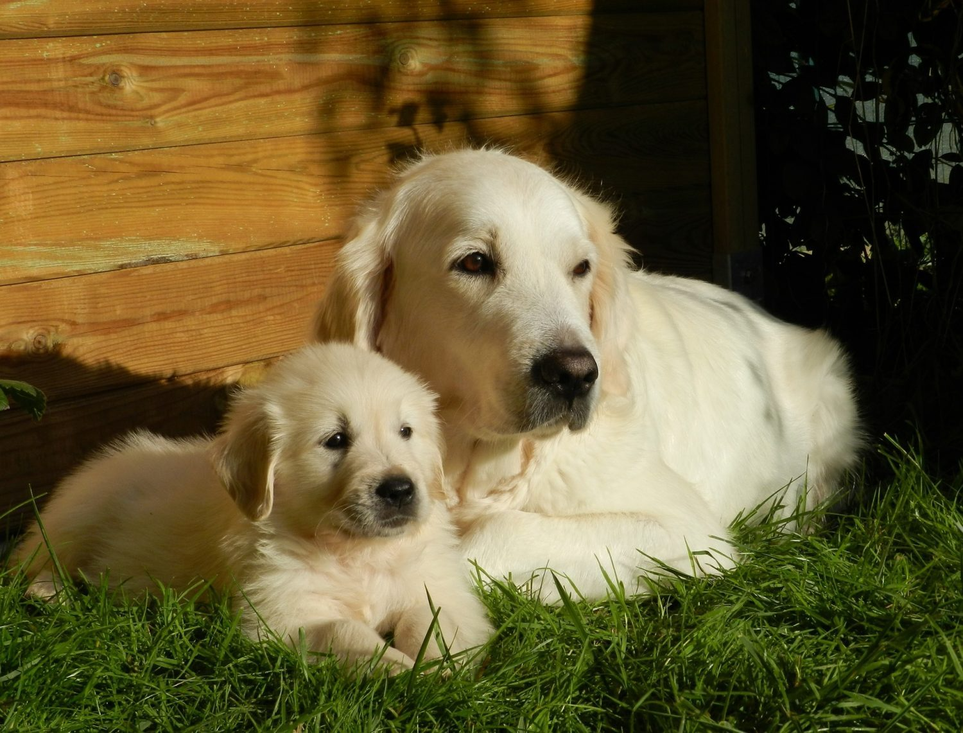
#> input picture images/colordog.png, 963 x 733 px, shrunk from 1500 x 1141 before the run
$ jupyter execute --allow-errors benchmarkCompression.ipynb
#> lines starting #> are read from the running program, lines starting #| are printed output that depends on the picture; long printed decimals are rounded; pictures that were not available may be replaced by others from this repository, and a replacement may not be noted
### CompressedImage.py
import cv2, os
import numpy as np
import pickle, lzma

class CompressedImage:
    def __init__(self, UMatrices: list[np.ndarray], SMatrices: list[np.ndarray], VTMatrices: list[np.ndarray]):
        self.UMatrices: list[np.ndarray] = UMatrices
        self.SMatrices: list[np.ndarray] = SMatrices
        self.VTMatrices: list[np.ndarray] = VTMatrices
        self.num_channels:int = len(UMatrices)

    @classmethod
    def loadImage(self, image: np.ndarray):
        UMatrices: list[np.ndarray] = []
        SMatrices: list[np.ndarray] = []
        VTMatrices: list[np.ndarray] = []
        num_channels:int = image.shape[-1:][0]
        for color_channel in range(num_channels):
            U, s, Vt = np.linalg.svd(image[:,:,color_channel], full_matrices=False)
            UMatrices.append(U)
            SMatrices.append(s)
            VTMatrices.append(Vt)
        return CompressedImage(UMatrices, SMatrices, VTMatrices)

    # [12 lines left out: functions loadImageFile, loadCompressedImage, not called in this run]

    def kthLayer(self, k:int) -> np.ndarray:
        channels: list[np.ndarray] = []
        for color_channel in range(self.num_channels):
            channels.append(self.SMatrices[color_channel][k] * np.outer(self.UMatrices[color_channel][:,k], self.VTMatrices[color_channel][k,:]))
        return np.stack(channels, axis=2)

    # [28 lines left out: functions kLayerApproximation, kLayerApproximationFast, saveImage, not called in this run]

    def maxApproximation(self) -> np.ndarray:
        return self.kLayerApproximation(self.getMaxK())

    def getMaxK(self) -> int:
        return min(self.UMatrices[0].shape[1], self.VTMatrices[0].shape[0])

    def getDim(self) -> tuple[int, int]:
        return (self.UMatrices[0].shape[0], self.VTMatrices[0].shape[1])

    def getNumBytes(self, k = -1) -> int:
        if k == -1:
            k = self.getMaxK()
        numBytes:int = 0
        for color_channel in range(self.num_channels):
            numBytes += self.UMatrices[color_channel][:,:k].nbytes
            numBytes += self.VTMatrices[color_channel][:k,:].nbytes
            numBytes += self.SMatrices[color_channel][:k].nbytes
        return numBytes

    # [30 lines left out: function findK, not called in this run]

### benchmarkCompression.ipynb
[cell 1]
import cv2, os, io
import tarfile, requests
import numpy as np
import matplotlib.pyplot as plt
from CompressedImage import CompressedImage

[cell 2]
url = "https://image-net.org/data/ILSVRC/2017/ILSVRC2017_DET_test_new.tar.gz"
filename = "ILSVRC2017_DET_test_new.tar.gz"

#> (the rest of this cell did not finish here and is left out)

#> (a cell that did not finish here is left out)

[cell 4]
#Converts to np.float32 to avoid underflow
def relativeFrobeniusError(a: np.ndarray, b: np.ndarray) -> float:
    aF = a.astype(np.float32)
    bF = b.astype(np.float32)
    return float(np.linalg.norm(aF - bF) / np.linalg.norm(aF))

[cell 5]
def benchmarkOnImageSVD(image: np.ndarray, benchmarkPoints:list[float]) -> list[float]:
    compressedImage:CompressedImage = CompressedImage.loadImage(image)
    compressionRatios:list[float] = [-1]*len(benchmarkPoints)
    compressionRatioIndex:int = 0
    approximation:np.ndarray = np.zeros(image.shape)
    for k in range(compressedImage.getMaxK()):
        approximation += compressedImage.kthLayer(k)
        relativeError = relativeFrobeniusError(image, approximation)
        while compressionRatioIndex < len(benchmarkPoints):
            if relativeError <= benchmarkPoints[compressionRatioIndex]:
                compressionRatios[compressionRatioIndex] = 1 - compressedImage.getNumBytes(k)/image.nbytes
                compressionRatioIndex += 1
            else:
                break
        if compressionRatioIndex == len(benchmarkPoints):
            break
    return compressionRatios

[cell 6]
def benchmarkOnImageBuiltin(image: np.ndarray, benchmarkPoints:list[float], imageFormat:str) -> list[float]:
    compressionRatios:list[float] = [-1]*len(benchmarkPoints)
    compressionRatioIndex:int = 0

    protocol:int = 0
    if imageFormat == ".jpg":
        protocol = cv2.IMWRITE_JPEG_QUALITY
    elif imageFormat == ".webp":
        protocol = cv2.IMWRITE_WEBP_QUALITY
    elif imageFormat == ".jp2":
        protocol = cv2.IMWRITE_JPEG2000_COMPRESSION_X1000

    for quality in range(100):
        _, enc = cv2.imencode(imageFormat, image, [protocol, quality])
        dec = cv2.imdecode(enc, cv2.COLOR_BGR2RGB)
        relativeError = relativeFrobeniusError(image, dec)
        while compressionRatioIndex < len(benchmarkPoints):
            if relativeError <= benchmarkPoints[compressionRatioIndex]:
                compressionRatios[compressionRatioIndex] = 1 - enc.nbytes/image.nbytes
                compressionRatioIndex += 1
            else:
                break
        if compressionRatioIndex == len(benchmarkPoints):
            break
    return compressionRatios

[cell 7]
originalImage = cv2.imread(os.path.join("images", "colordog.png"))
#> originalImage is the input picture: shape (733, 963, 3); mean B, G, R 51.4, 91.2, 103.6
originalImage = cv2.cvtColor(originalImage, cv2.COLOR_BGR2RGB)
#> (the rest of this cell did not finish here and is left out)

#> in benchmarkOnImageBuiltin, `compressionRatios:list[float] = [-1]*len(benchmarkPoints)`: compressionRatios = [-1, -1, -1, -1, -1, -1, -1, -1, -1, -1, -1, -1, -1, -1, -1, -1, -1, -1, -1]
#> in benchmarkOnImageBuiltin, `_, enc = cv2.imencode(imageFormat, image, [protocol, quality])`: enc = ()

[cell 8]
import os
import cv2
import numpy as np
from concurrent.futures import ThreadPoolExecutor
from multiprocessing import cpu_count
from typing import Callable

PARAMS = np.arange(0.95, 0.05, -0.01).tolist()

def processSVD(path: str):
    img = cv2.imread(path)
    img = cv2.cvtColor(img, cv2.COLOR_BGR2RGB)
    return benchmarkOnImageSVD(img, PARAMS)

def processJPEG(path: str):
    img = cv2.imread(path)
    img = cv2.cvtColor(img, cv2.COLOR_BGR2RGB)
    return benchmarkOnImageBuiltin(img, PARAMS, ".jpg")

def processWEBP(path: str):
#> called with path = 'ILSVRC/Data/DET/test/SVDvsJPEG.png'
    img = cv2.imread(path)
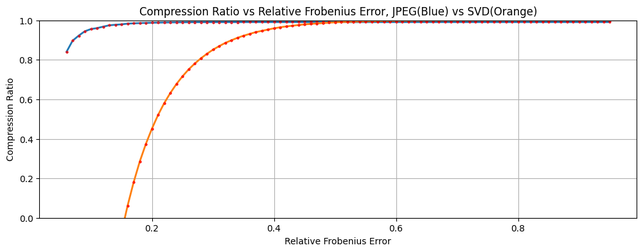
#> input picture images/SVDvsJPEG.png, 643 x 252 px, shrunk from 1001 x 393 before the run, given as the content of the folder ILSVRC/Data/DET/test, which was not available
#> img is the input picture: shape (252, 643, 3); mean B, G, R 247.2, 247.3, 248.4
    img = cv2.cvtColor(img, cv2.COLOR_BGR2RGB)
    return benchmarkOnImageBuiltin(img, PARAMS, ".webp")
#> call 2 of benchmarkOnImageBuiltin, with imageFormat = '.webp'
#> in benchmarkOnImageBuiltin (call 2), `_, enc = cv2.imencode(imageFormat, image, [protocol, quality])`: enc = 2702 values, max 255 at index 85, min 0 at index 6, mean 125.3
#> in benchmarkOnImageBuiltin (call 2), `dec = cv2.imdecode(enc, cv2.COLOR_BGR2RGB)`:
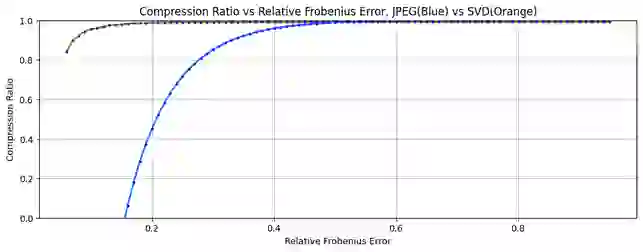
#> dec: shape (252, 643, 3); mean B, G, R 247.3, 246, 246.4
#> in benchmarkOnImageBuiltin (call 2), `relativeError = relativeFrobeniusError(image, dec)`: relativeError = 0.042
#> after the loop in benchmarkOnImageBuiltin (call 2), `while compressionRatioIndex < len(benchmarkPoints):`: compressionRatioIndex = 90; compressionRatios = 90 values from 0.994 to 0.994

def processJPEG2000(path: str):
    img = cv2.imread(path)
    img = cv2.cvtColor(img, cv2.COLOR_BGR2RGB)
    return benchmarkOnImageBuiltin(img, PARAMS, ".jp2")


def runBenchmarkFolder(root: str,
                         processFunction: Callable[[str], list[float]],
                         maxImages: int = -1,
                         numThreads: int = -1) -> list[float]:
    exts = (".png", ".jpg", ".jpeg")
    files = [os.path.join(root, f) for f in os.listdir(root)
             if f.lower().endswith(exts)]
    files.sort()

    if maxImages != -1:
        files = files[:maxImages]

    if numThreads == -1:
        numThreads = cpu_count()

    with ThreadPoolExecutor(max_workers=numThreads) as pool:
        results = list(pool.map(processFunction, files))
#> results = 1 item

    results = [r for r in results if r is not None]#delete garbage results

    arr = np.array(results, dtype=float)
    return arr.mean(axis=0).tolist()

[cell 9]
resultsWEBP = runBenchmarkFolder("ILSVRC/Data/DET/test", processWEBP, maxImages=1000)
#> resultsWEBP = 90 values from 0.994 to 0.994
resultsJPEG = runBenchmarkFolder("ILSVRC/Data/DET/test", processJPEG, maxImages=1000)
#> call 3 of benchmarkOnImageBuiltin, with imageFormat = '.jpg'
#> in benchmarkOnImageBuiltin (call 3), `_, enc = cv2.imencode(imageFormat, image, [protocol, quality])`: enc = 4706 values, max 255 at index 0, min 0 at index 4, mean 104.4
#> in benchmarkOnImageBuiltin (call 3), `dec = cv2.imdecode(enc, cv2.COLOR_BGR2RGB)`:
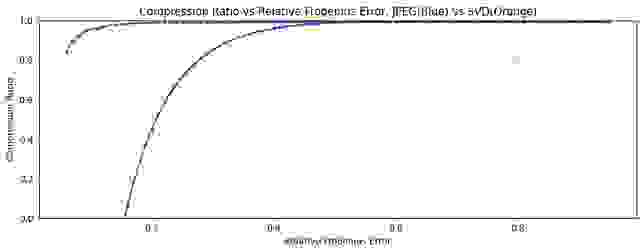
#> dec: shape (252, 643, 3); mean B, G, R 247.5, 247.4, 247.5
#> in benchmarkOnImageBuiltin (call 3), `relativeError = relativeFrobeniusError(image, dec)`: relativeError = 0.0693
#> after the loop in benchmarkOnImageBuiltin (call 3), `while compressionRatioIndex < len(benchmarkPoints):`: compressionRatioIndex = 89; compressionRatios = 90 values, max 0.99 at index 0, min -1 at index 89, mean 0.968
#> resultsJPEG = 90 values, max 0.99 at index 0, min 0.988 at index 89, mean 0.99
#> (the rest of this cell did not finish here and is left out)


[cell 10]
resultsSVD = runBenchmarkFolder("ILSVRC/Data/DET/test", processSVD, maxImages=1000)
#> the loop in loadImage, `for color_channel in range(num_channels):` made 3 passes
#> pass 1, in loadImage, `U, s, Vt = np.linalg.svd(image[:,:,color_channel], full_matrices=False)`:
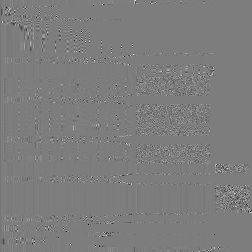
#> U: shape (252, 252) float64; min -0.959, max 0.991, mean -0.000246; drawn with min black and max white
#> pass 1, in loadImage, `U, s, Vt = np.linalg.svd(image[:,:,color_channel], full_matrices=False)`:
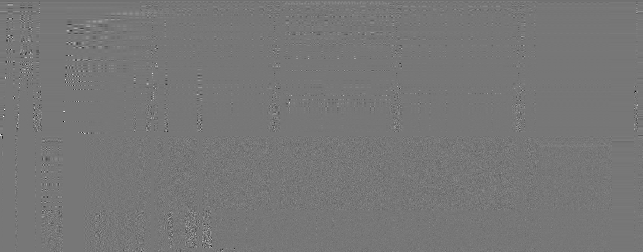
#> Vt: shape (252, 643) float64; min -0.807, max 0.918, mean -0.000154; drawn with min black and max white
#> pass 2, in loadImage, `U, s, Vt = np.linalg.svd(image[:,:,color_channel], full_matrices=False)`:
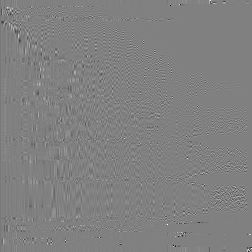
#> U: shape (252, 252) float64; min -0.944, max 0.923, mean -0.00028; drawn with min black and max white
#> after the loop in loadImage, `for color_channel in range(num_channels):`: SMatrices = 3 items
#> in __init__, `self.num_channels:int = len(UMatrices)`: self.num_channels = 3
#> the loop in benchmarkOnImageSVD, `for k in range(compressedImage.getMaxK()):` made 8 passes
#> relativeError on passes 1 to 8: 0.0888, 0.0772, 0.0724, 0.0686, 0.0655, 0.0628, 0.0604, 0.0579
#> pass 1, in benchmarkOnImageSVD, `approximation += compressedImage.kthLayer(k)`:
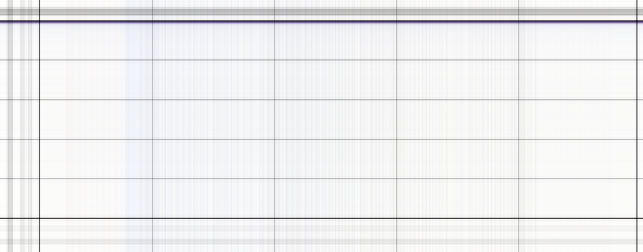
#> approximation: shape (252, 643, 3) float64; mean of channels 0, 1, 2 248.4, 247.3, 247.2; drawn with min black and max white
#> pass 2, in benchmarkOnImageSVD, `approximation += compressedImage.kthLayer(k)`:
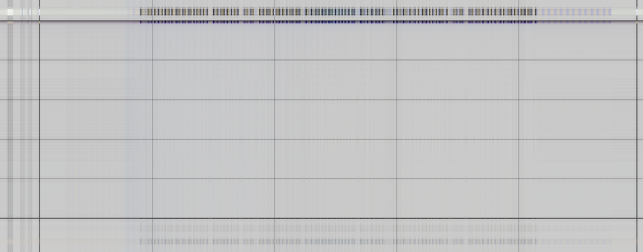
#> approximation: shape (252, 643, 3) float64; mean of channels 0, 1, 2 248.4, 247.3, 247.2; drawn with min black and max white
#> after the loop in benchmarkOnImageSVD, `for k in range(compressedImage.getMaxK()):`:
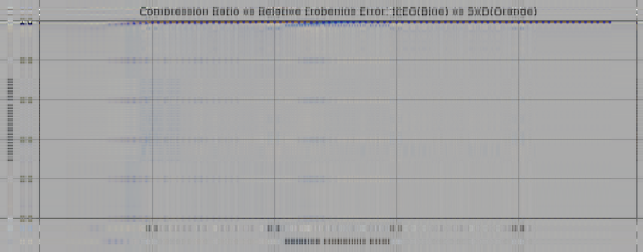
#> approximation: shape (252, 643, 3) float64; mean of channels 0, 1, 2 248.4, 247.3, 247.2; drawn with min black and max white
#> after the loop in benchmarkOnImageSVD, `for k in range(compressedImage.getMaxK()):`: compressionRatioIndex = 90; compressionRatios = 90 values, max 1 at index 0, min 0.69 at index 89, mean 0.995
#> resultsSVD has the same summary as compressionRatios in benchmarkOnImageSVD

[cell 11]
plt.figure(figsize=(12, 4))
plt.plot(PARAMS, resultsWEBP, label = "WEBP",  marker='o', markersize=2, markeredgecolor='red', linewidth=2)
plt.plot(PARAMS, resultsSVD, label = "SVD", marker='o', markersize=2, markeredgecolor='red', linewidth=2)

plt.ylim(0, 1)
plt.xlabel("Relative Frobenius Error")
plt.ylabel("Compression Ratio")
plt.title("Compression Ratio vs Relative Frobenius Error, WEBP(Blue) vs SVD(Orange)")
plt.grid(True)

plt.show()
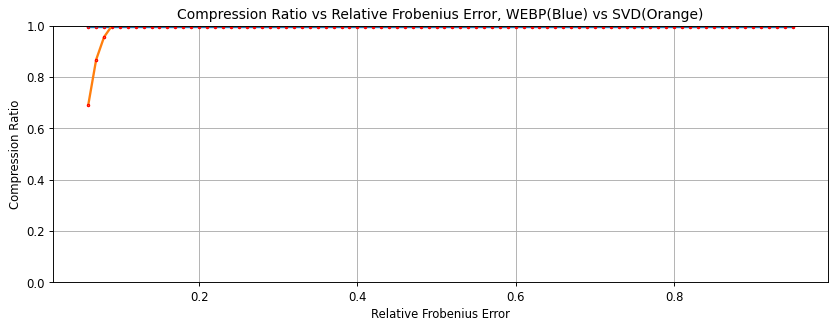
#> figure drawn by matplotlib, 1 panel

[cell 12]
print(resultsJPEG[75]/resultsSVD[75])
#| 0.9903
print(resultsJPEG[45]/resultsSVD[45])
#| 0.9903

#0.4517568158352367

[cell 13]
plt.figure(figsize=(12, 4))
plt.plot(PARAMS, resultsJPEG, label = "JPEG", marker='o', markersize=2, markeredgecolor='red', linewidth=2)
plt.plot(PARAMS, resultsSVD, label = "SVD", marker='o', markersize=2, markeredgecolor='red', linewidth=2)

plt.ylim(0, 1)
plt.xlabel("Relative Frobenius Error")
plt.ylabel("Compression Ratio")
plt.title("Compression Ratio vs Relative Frobenius Error, JPEG(Blue) vs SVD(Orange)")
plt.grid(True)

plt.show()

[cell 14]
plt.figure(figsize=(12, 4))
#> (the rest of this cell did not finish here and is left out)

[cell 15]
plt.figure(figsize=(12, 4))
plt.plot(PARAMS, resultsSVD, marker='o', markersize=2, markeredgecolor='red', linewidth=2)
plt.ylim(0, 1)
print(resultsSVD)
#> (printed output is left out)
plt.xlabel("Relative Frobenius Error")
plt.ylabel("Compression Ratio")
plt.title("Compression Ratio vs Relative Frobenius Error (SVD)")
plt.grid(True)

plt.show()
